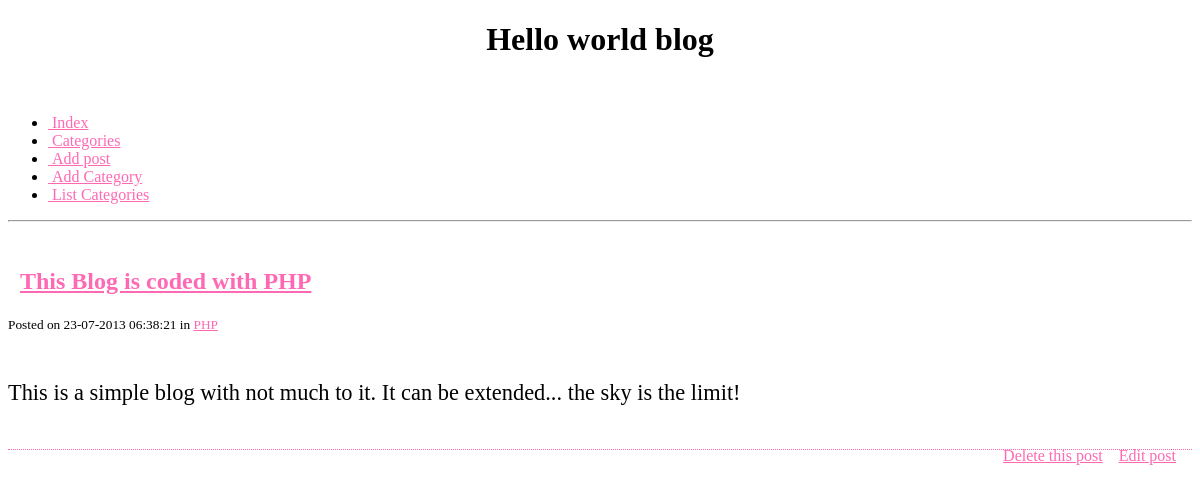
/blog/index.php?id=32, run on the app's committed database.
### tables this page shows
CREATE TABLE `posts` (
  `id` int(6) NOT NULL AUTO_INCREMENT,
  `cat_id` int(3) NOT NULL,
  `title` varchar(255) NOT NULL,
  `contents` text NOT NULL,
  `date_posted` datetime NOT NULL DEFAULT '0000-00-00 00:00:00',
  PRIMARY KEY (`id`)
);

CREATE TABLE `categories` (
  `id` int(3) NOT NULL AUTO_INCREMENT,
  `name` varchar(24) NOT NULL,
  PRIMARY KEY (`id`),
  UNIQUE KEY `name` (`name`)
);

### blog/resources/func/blog.php (called while the page is built, shortened)
<?php
function get_posts($id = null, $cat_id = null) {
	$posts = array();
	$query = "SELECT posts.id AS post_id, categories.id AS category_id, title, contents, date_posted, categories.name FROM posts INNER JOIN categories ON categories.id = posts.cat_id ";
	if ( isset($id) ) {
		$id = (int) $id;
		$query .= " WHERE `posts` . `id` = {$id}";
	}
	$query .= " ORDER BY `posts` . `id` DESC";
	$query = mysql_query($query);
	while ($row = mysql_fetch_assoc($query) ) {
		$posts[] = $row;
	}
	return $posts;
}

### blog/index.php (the view, shortened to what this page needs)
<?php
$posts = get_posts(((isset($_GET['id'])) ? $_GET['id'] : null));
?>
<!DOCTYPE html>
<html lang="en">
<head>
	<?php include "includes/_head.php" ?>
</head>
<body>
	<div class="container">
		<div class="row">
			<div class="span6 offset3">
				<h1>Hello world blog</h1>
				<br>
				<?php include "includes/_nav.php" ?>
				<hr>
				<br>
				<?php
				foreach ( $posts as $post ) {
					?>
					<div class="post">
						<h2><i class="icon-quote-left">&nbsp;&nbsp;</i><a href="index.php?id=<?php echo $post['post_id']; ?>"><?php echo $post['title']; ?></a></h2>
						<small> Posted on <?php echo date('d-m-Y h:i:s', strtotime($post['date_posted'])); ?>
							in <a href="category.php?id=<?php echo $post['category_id']; ?>"><?php echo $post['name'];?></a>
						</small>
						<p class="post-content"><?php echo nl2br($post['contents']);?></p>
						<div class="post-functions">
							<ul>
								<li><a href="delete_post.php?id=<?php echo $post["post_id"]; ?>"> Delete this post</a></li>
								<li><a href="edit_post.php?id=<?php echo $post['post_id']; ?>"> Edit post</a></li>
							</ul>
						</div>
						<br />
					</div>
					<?php
				}
				?>
			</div>
		</div>
	</div>
</body>
</html>

### blog/css/main.css (style rules this page uses)
h1 { text-align: center; }
a { color: #ff69b4; }
.post { margin-bottom: 1.5em; border-bottom: 1px dotted #ff69b4; }
.post-content { padding-top: 1em; font-size: 1.4em; line-height: 1.4em; }
.post-functions ul { float: right; }
.post-functions li { display: block; float: left; padding-right: 1em; }

### data on the page
posts: title "This Blog is coded with PHP", date_posted "23-07-2013 06:38:21", categories.name "PHP", contents "This is a simple blog with not much to it. It can be extended... the sky is the limit!"
